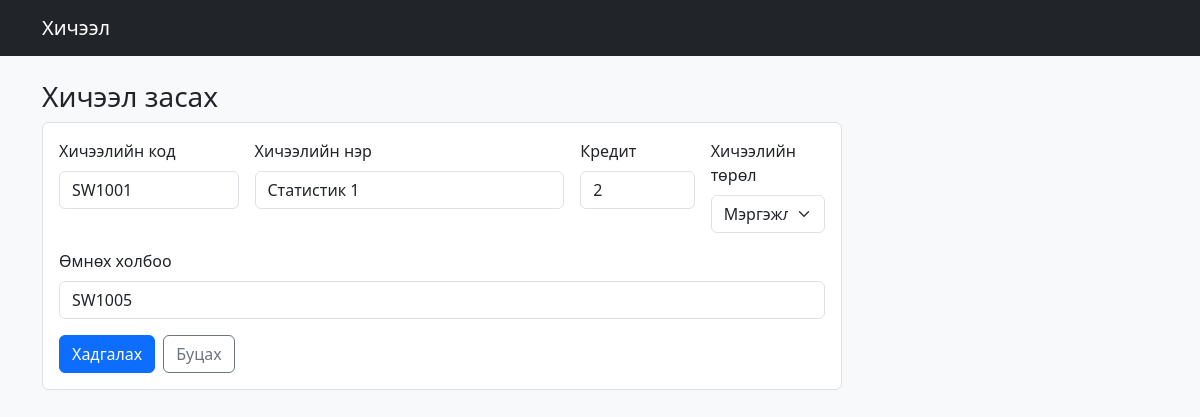
Page /hiceel/edit/1 on the committed database.
### tables this page shows
CREATE TABLE hicheel (
        id INTEGER PRIMARY KEY AUTOINCREMENT,
        code TEXT NOT NULL UNIQUE,
        ner TEXT NOT NULL,
        credit INTEGER NOT NULL,
        umnuh_holboo TEXT,
        turul TEXT NOT NULL
    );

### app.py (the view, shortened to what this page needs)
@app.route("/hiceel/edit/<int:id>", methods=["GET", "POST"])
def hiceel_edit(id: int):
    row = Hicheel.getRecord(id)
    if not row:
        flash("Мэдээлэл олдсонгүй", "warning")
        return redirect(url_for("hiceel_list"))
    return render_template("hiceel_form.html", mode="edit", row=row, turul_list=TURUL_LIST)

### models.py (called while the page is built)
def get_conn():
    con = sqlite3.connect(DB_NAME)
    con.row_factory = sqlite3.Row
    return con

    @staticmethod
    def getRecord(id: int) -> Optional[Dict[str, Any]]:
        con = get_conn()
        row = con.execute("SELECT * FROM hicheel WHERE id=?", (id,)).fetchone()
        con.close()
        return dict(row) if row else None

### templates/hiceel_form.html (shortened to what this page needs)
{% extends "layout.html" %}
{% block content %}
<h3>{{ "Хичээл нэмэх" if mode=="add" else "Хичээл засах" }}</h3>
<form method="post" class="bg-white p-3 border rounded" style="max-width:800px;">
  <div class="row g-3">
    <div class="col-md-3">
      <label class="form-label">Хичээлийн код</label>
      <input name="code" class="form-control" required value="{{ row.code if row else '' }}">
    </div>
    <div class="col-md-5">
      <label class="form-label">Хичээлийн нэр</label>
      <input name="ner" class="form-control" required value="{{ row.ner if row else '' }}">
    </div>
    <div class="col-md-2">
      <label class="form-label">Кредит</label>
      <input name="credit" type="number" min="1" max="10" class="form-control" required value="{{ row.credit if row else 3 }}">
    </div>
    <div class="col-md-2">
      <label class="form-label">Хичээлийн төрөл</label>
      <select name="turul" class="form-select" required>
        {% for t in turul_list %}
          <option value="{{ t }}" {{ 'selected' if row and row.turul==t else '' }}>{{ t }}</option>
        {% endfor %}
      </select>
    </div>
    <div class="col-md-12">
      <label class="form-label">Өмнөх холбоо</label>
      <input name="umnuh_holboo" class="form-control"
             value="{{ row.umnuh_holboo if row else '' }}"
             placeholder="Ж: SW1001">
    </div>
  </div>
  <div class="mt-3 d-flex gap-2">
    <button class="btn btn-primary" type="submit">{{ "Нэмэх" if mode=="add" else "Хадгалах" }}</button>
    <a class="btn btn-outline-secondary" href="{{ url_for('hiceel_list') }}">Буцах</a>
  </div>
</form>
{% endblock %}

### rows in the picture
hicheel: code "SW1001", ner "Статистик 1", credit "2", umnuh_holboo "SW1005"

### other values in the picture
{{ "Хичээл нэмэх" if mode=="add" else "Хичээл засах" }} "Хичээл засах"
{{ "Нэмэх" if mode=="add" else "Хадгалах" }} "Хадгалах"
form field turul "Мэргэжлийн"
